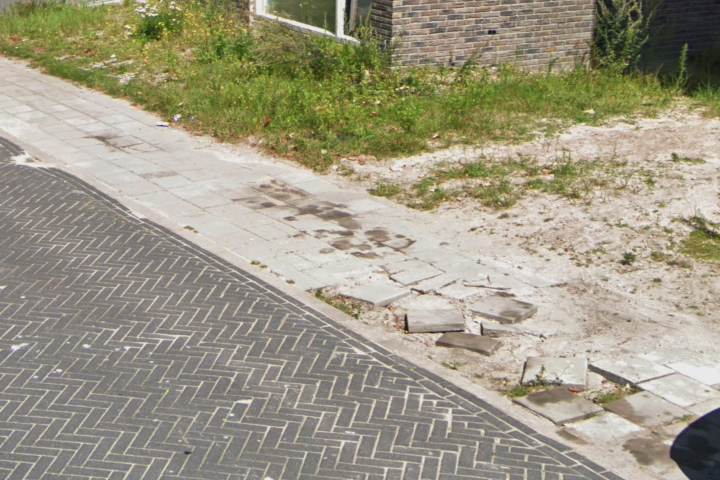
#> input picture accessible-drop-off-model/Project_Sidewalk_Data/sidewalk-images/gsv-amsterdam-26619-4-5.png, 1440 x 960 px (shown at 1/2 size)
$ python -i visual_support_diagnostic.py   (imports and definitions only)
#> lines starting #> are read from the running program, lines starting #| are printed output that depends on the picture; after the words box and inside, x2 and y2 are one past the last pixel; in counts of white or black regions, pixels touching at a corner belong together
#!/usr/bin/env python3
"""Low-level visual support diagnostic for routing extrapolation.

The main model uses DINOv2 features, but this script deliberately avoids torch
so it can run on a login node. It compares audit-survey images against external
GSV images using simple perceptual descriptors (HSV histograms, HOG, edge
density, and intensity moments). The output is a proxy support check, not a
calibration claim.
"""

from __future__ import annotations

import argparse
import csv
import json
from pathlib import Path

import cv2
import numpy as np
import pandas as pd
from sklearn.metrics import pairwise_distances
from sklearn.preprocessing import StandardScaler


def image_descriptor(path: Path, size: int = 128) -> np.ndarray:
#> called with size = 128
    img = cv2.imread(str(path), cv2.IMREAD_COLOR)
#> img is the input picture: shape (960, 1440, 3); mean B, G, R 132.1, 152.4, 157.8
    if img is None:
        raise ValueError(f"Could not read image: {path}")
    img = cv2.resize(img, (size, size), interpolation=cv2.INTER_AREA)
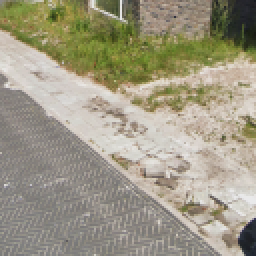
#> img: shape (128, 128, 3) (shown 2 times larger); mean B, G, R 132.1, 152.4, 157.8

    hsv = cv2.cvtColor(img, cv2.COLOR_BGR2HSV)
#> hsv: shape (128, 128, 3); mean H, S, V 24.5, 48.3, 159.1
    hist = cv2.calcHist([hsv], [0, 1, 2], None, [8, 8, 8], [0, 180, 0, 256, 0, 256])
    hist = cv2.normalize(hist, None).flatten()
#> hist = 512 values, max 0.643 at index 4, min 0 at index 0, mean 0.00637

    gray = cv2.cvtColor(img, cv2.COLOR_BGR2GRAY)
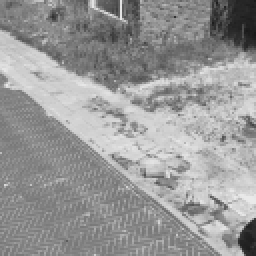
#> gray: shape (128, 128) (shown 2 times larger); min 23, max 233, mean 151.7
    hog = cv2.HOGDescriptor(
        _winSize=(size, size),
        _blockSize=(32, 32),
        _blockStride=(16, 16),
        _cellSize=(16, 16),
        _nbins=9,
    ).compute(gray).flatten()
#> hog = 1764 values, max 0.271 at index 76, min 0.0274 at index 124, mean 0.157
    hog = hog / (np.linalg.norm(hog) + 1e-8)
#> hog = 1764 values, max 0.0388 at index 76, min 0.00392 at index 124, mean 0.0224

    edges = cv2.Canny(gray, 80, 160)
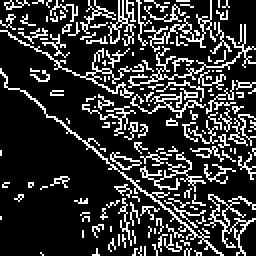
#> edges: shape (128, 128) (shown 2 times larger); 20.4% white in thin lines or dots
    edge_density = np.array([edges.mean() / 255.0])
#> edge_density = [0.204]
    moments = np.array([gray.mean() / 255.0, gray.std() / 255.0])
#> moments = [0.595, 0.16]

    return np.concatenate([hist, hog, edge_density, moments]).astype(np.float32)


# [85 lines left out: functions summarize, write_csv, main, not called in this run]


# [2 lines not run here, left out]

>>> result = image_descriptor('../../accessible-drop-off-model/Project_Sidewalk_Data/sidewalk-images/gsv-amsterdam-26619-4-5.png')
#> result = 2279 values, max 0.643 at index 4, min 0 at index 0, mean 0.0192

$ run again, on accessible-drop-off-model/Project_Sidewalk_Data/sidewalk-images/gsv-chicago-24214-4-0.png
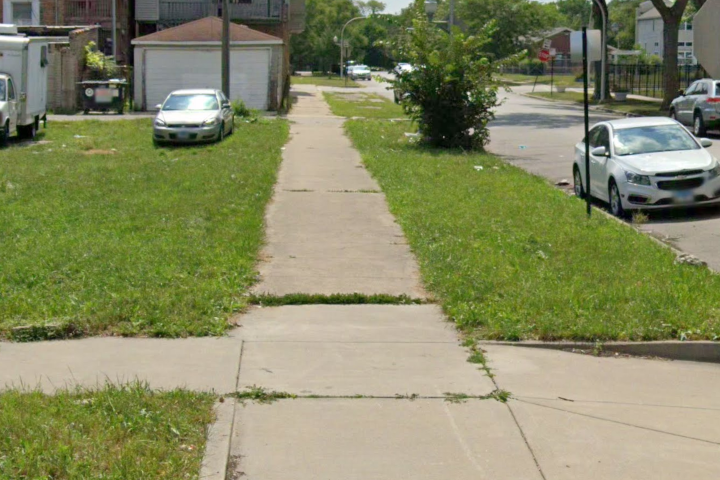
#> input picture accessible-drop-off-model/Project_Sidewalk_Data/sidewalk-images/gsv-chicago-24214-4-0.png, 1440 x 960 px (shown at 1/2 size)
#> in image_descriptor, img is the input picture: shape (960, 1440, 3); mean B, G, R 98.2, 136.5, 133.4
#> img: shape (128, 128, 3)
#> hsv: shape (128, 128, 3); mean H, S, V 36.2, 87.6, 141.5
#> hist = 512 values, max 0.807 at index 14, min 0 at index 15, mean 0.00662
#> in image_descriptor, `gray = cv2.cvtColor(img, cv2.COLOR_BGR2GRAY)`:
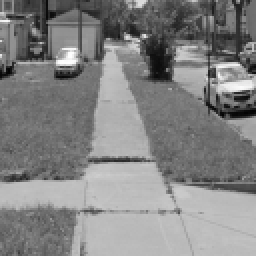
#> gray: shape (128, 128) (shown 2 times larger); min 2, max 254, mean 131.2
#> in image_descriptor, `hog = cv2.HOGDescriptor( _winSize=(size, size), _blockSize=(32, 32), _..`: hog = 1764 values, max 0.377 at index 904, min 0.00613 at index 910, mean 0.151
#> in image_descriptor, `hog = hog / (np.linalg.norm(hog) + 1e-8)`: hog = 1764 values, max 0.0539 at index 904, min 0.000877 at index 910, mean 0.0215
#> in image_descriptor, `edges = cv2.Canny(gray, 80, 160)`:
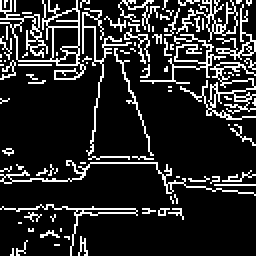
#> edges: shape (128, 128) (shown 2 times larger); 15.5% white in thin lines or dots
#> edge_density = [0.155]
#> moments = [0.514, 0.182]
#> result = 2279 values, max 0.807 at index 14, min 0 at index 15, mean 0.0185

$ run again, on accessible-drop-off-model/Project_Sidewalk_Data/sidewalk-images/gsv-chicago-3047-1-1.png
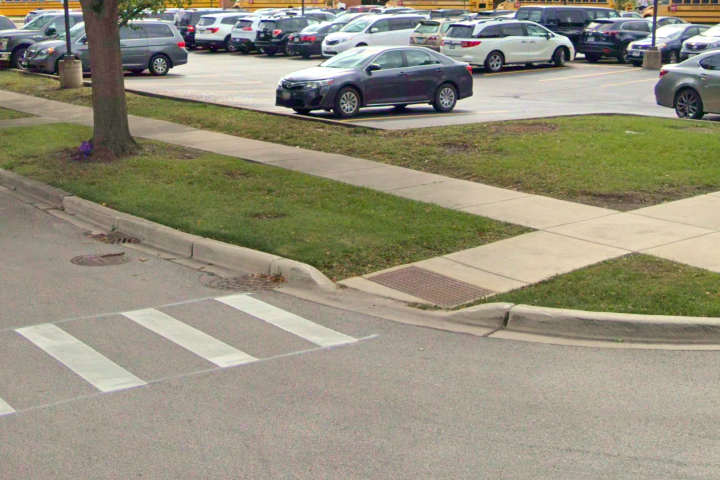
#> input picture accessible-drop-off-model/Project_Sidewalk_Data/sidewalk-images/gsv-chicago-3047-1-1.png, 1440 x 960 px (shown at 1/2 size)
#> in image_descriptor, img is the input picture: shape (960, 1440, 3); mean B, G, R 123.6, 144, 148.7
#> img: shape (128, 128, 3)
#> hsv: shape (128, 128, 3); mean H, S, V 33.6, 58.7, 152.5
#> hist = 512 values, max 0.732 at index 13, min 0 at index 0, mean 0.00736
#> in image_descriptor, `gray = cv2.cvtColor(img, cv2.COLOR_BGR2GRAY)`:
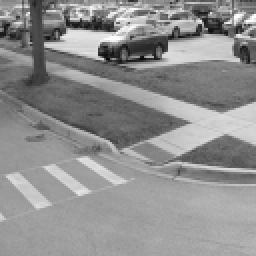
#> gray: shape (128, 128) (shown 2 times larger); min 7, max 255, mean 143.1
#> in image_descriptor, `hog = cv2.HOGDescriptor( _winSize=(size, size), _blockSize=(32, 32), _..`: hog = 1764 values, max 0.427 at index 1696, min 0.00987 at index 1710, mean 0.14
#> in image_descriptor, `hog = hog / (np.linalg.norm(hog) + 1e-8)`: hog = 1764 values, max 0.0611 at index 1696, min 0.00141 at index 1710, mean 0.02
#> in image_descriptor, `edges = cv2.Canny(gray, 80, 160)`:
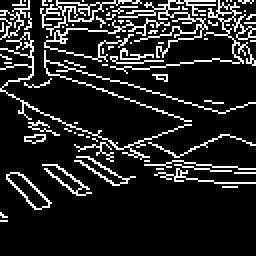
#> edges: shape (128, 128) (shown 2 times larger); 14.1% white in thin lines or dots, all inside (x1, y1, x2, y2) = (0, 0, 128, 111)
#> edge_density = [0.141]
#> moments = [0.561, 0.164]
#> result = 2279 values, max 0.732 at index 13, min 0 at index 0, mean 0.0175
